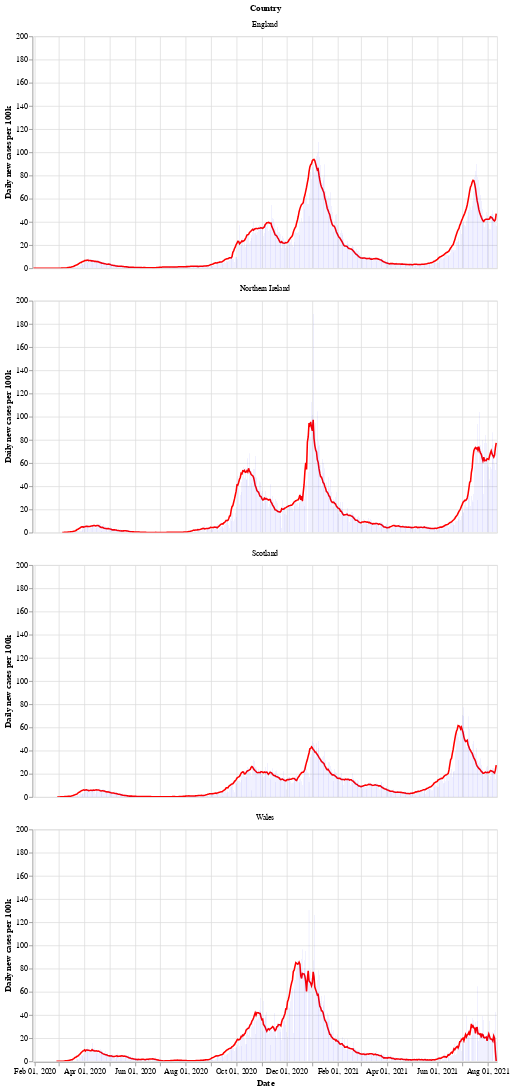

The cell this chart's notebook holds for it:
### Markdown cell above
Next is a bar chart of the number of new cases in each country (per 100k population), with the 7 day moving average of cases. Again we see that Wales saw a longer period of raising and falling cases compared to the other countries.

After a period of cases falling, each nation is now seeing a rise in the number of cases - especially in Wales.

### Code cell
# collapse
bars = alt.Chart(uk_cases).mark_bar().encode(
    x=alt.X("yearmonthdate(date):T", axis=alt.Axis(title='Date')),
    y=alt.Y("newCasesRate:Q", axis=alt.Axis(title='Daily new cases per 100k')),
    tooltip='newCasesRate',
    color=alt.condition(
        alt.datum.dailyChange > 0,
        alt.value("orange"),  # The positive color
        alt.value("blue")  # The negative color
    )
).properties(title='New cases per 100k population with rolling 7 day average', width=600).interactive()
line = alt.Chart(uk_cases).mark_line(
    color='red',
    size=2,
).transform_window(
    rolling_mean='mean(newCasesRate)',
    frame=[0, 7],
    groupby=['areaName']
).encode(
    x='yearmonthdate(date):T',
    y='rolling_mean:Q'
)
alt.layer(line, bars, data=uk_cases).facet(alt.Row('areaName', title='Country'), columns=1)

### Figure 1 — Vega-Lite specification as saved in the notebook (floating-point values rounded to 4 significant figures; data arrays with more than 128 entries replaced by an {"elided": "..."} marker saying what was removed)
{"config": {"view": {"continuousWidth": 400, "continuousHeight": 300}}, "data": {"name": "data-06b9fa2d2c0b71fadf4b5a92bb5e9dd8"}, "facet": {"type": "nominal", "field": "areaName", "title": "Country"}, "spec": {"layer": [{"mark": {"type": "line", "color": "red", "size": 2}, "encoding": {"x": {"type": "temporal", "field": "date", "timeUnit": "yearmonthdate"}, "y": {"type": "quantitative", "field": "rolling_mean"}}, "transform": [{"window": [{"op": "mean", "field": "newCasesRate", "as": "rolling_mean"}], "frame": [0, 7], "groupby": ["areaName"]}]}, {"mark": "bar", "encoding": {"color": {"condition": {"value": "orange", "test": "(datum.dailyChange > 0)"}, "value": "blue"}, "tooltip": {"type": "quantitative", "field": "newCasesRate"}, "x": {"type": "temporal", "axis": {"title": "Date"}, "field": "date", "timeUnit": "yearmonthdate"}, "y": {"type": "quantitative", "axis": {"title": "Daily new cases per 100k"}, "field": "newCasesRate"}}, "selection": {"selector002": {"type": "interval", "bind": "scales", "encodings": ["x", "y"]}}, "title": "New cases per 100k population with rolling 7 day average", "width": 600}]}, "columns": 1, "$schema": "https://vega.github.io/schema/vega-lite/v4.8.1.json", "datasets": {"data-06b9fa2d2c0b71fadf4b5a92bb5e9dd8": {"elided": "2148 records"}}}
